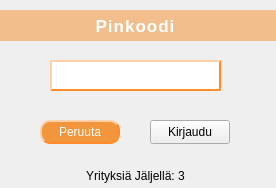
<?xml version="1.0" encoding="UTF-8"?>
<ui version="4.0">
 <class>Kirjautumisikkuna</class>
 <widget class="QDialog" name="Kirjautumisikkuna">
  <property name="geometry">
   <rect>
    <x>0</x>
    <y>0</y>
    <width>276</width>
    <height>188</height>
   </rect>
  </property>
  <property name="windowTitle">
   <string>Dialog</string>
  </property>
  <widget class="QPushButton" name="Push_Peruuta">
   <property name="geometry">
    <rect>
     <x>40</x>
     <y>120</y>
     <width>80</width>
     <height>24</height>
    </rect>
   </property>
   <property name="focusPolicy">
    <enum>Qt::NoFocus</enum>
   </property>
   <property name="styleSheet">
    <string notr="true">QPushButton#Push_Peruuta{
background-color:rgba(242, 140, 40,0.9); color: rgba(0, 0, 0, 0.8); border-style: outset;  border-width: 2px;   border-radius: 10px; border-color: rgba(255, 140, 40,1);
color: white;
} 
QPushButton#Push_Peruuta:hover{
background-color:rgba(230, 120, 40,0.9); color: rgba(0, 0, 0, 0.8); 
}
QPushButton#Push_Peruuta:focus{
background-color:rgba(230, 120, 40,0.9); color: rgba(0, 0, 0, 0.8); 
}</string>
   </property>
   <property name="text">
    <string>Peruuta</string>
   </property>
  </widget>
  <widget class="QPushButton" name="Push_Kirjaudu">
   <property name="geometry">
    <rect>
     <x>150</x>
     <y>120</y>
     <width>80</width>
     <height>24</height>
    </rect>
   </property>
   <property name="focusPolicy">
    <enum>Qt::NoFocus</enum>
   </property>
   <property name="styleSheet">
    <string notr="true">QPushButton#Push_Kirjaudu{
background-color:rgba(242, 140, 40,0.9); color: rgba(0, 0, 0, 0.8); border-style: outset;  border-width: 2px;   border-radius: 10px; border-color: rgba(255, 140, 40,1);
color: white;
} 
QPushButton#Push_Kirjaudu:hover{
background-color:rgba(230, 120, 40,0.9); color: rgba(0, 0, 0, 0.8); 
}
QPushButton#Push_Kirjaudu:focus{
background-color:rgba(230, 120, 40,0.9); color: rgba(0, 0, 0, 0.8); 
}R</string>
   </property>
   <property name="text">
    <string>Kirjaudu</string>
   </property>
  </widget>
  <widget class="QLineEdit" name="Line_Input">
   <property name="geometry">
    <rect>
     <x>50</x>
     <y>60</y>
     <width>171</width>
     <height>31</height>
    </rect>
   </property>
   <property name="font">
    <font>
     <pointsize>12</pointsize>
    </font>
   </property>
   <property name="styleSheet">
    <string notr="true">QLineEdit#Line_Input{
border-style: outset;  border-width: 2px; border-color: rgba(255, 140, 40,1);
}
QLineEdit#Line_Input:focus{
border-style: outset;  border-width: 2px; border-color: rgba(230, 100, 40,1);
}</string>
   </property>
   <property name="text">
    <string/>
   </property>
  </widget>
  <widget class="QLabel" name="Lable_Otsikko">
   <property name="geometry">
    <rect>
     <x>-10</x>
     <y>10</y>
     <width>291</width>
     <height>31</height>
    </rect>
   </property>
   <property name="font">
    <font>
     <pointsize>13</pointsize>
     <bold>true</bold>
    </font>
   </property>
   <property name="styleSheet">
    <string notr="true">
background-color:rgba(242, 140, 40,0.5); 
font-weight: 600; 
color: white;
letter-spacing: 1px;
</string>
   </property>
   <property name="text">
    <string>Pinkoodi</string>
   </property>
   <property name="alignment">
    <set>Qt::AlignCenter</set>
   </property>
  </widget>
  <widget class="QLabel" name="Lable_viesti">
   <property name="geometry">
    <rect>
     <x>80</x>
     <y>100</y>
     <width>111</width>
     <height>20</height>
    </rect>
   </property>
   <property name="text">
    <string/>
   </property>
   <property name="alignment">
    <set>Qt::AlignCenter</set>
   </property>
  </widget>
  <widget class="QLabel" name="Lable_Yritys">
   <property name="geometry">
    <rect>
     <x>-10</x>
     <y>160</y>
     <width>291</width>
     <height>31</height>
    </rect>
   </property>
   <property name="text">
    <string>Yrityksiä Jäljellä: 3</string>
   </property>
   <property name="alignment">
    <set>Qt::AlignCenter</set>
   </property>
  </widget>
 </widget>
 <resources/>
 <connections/>
</ui>
